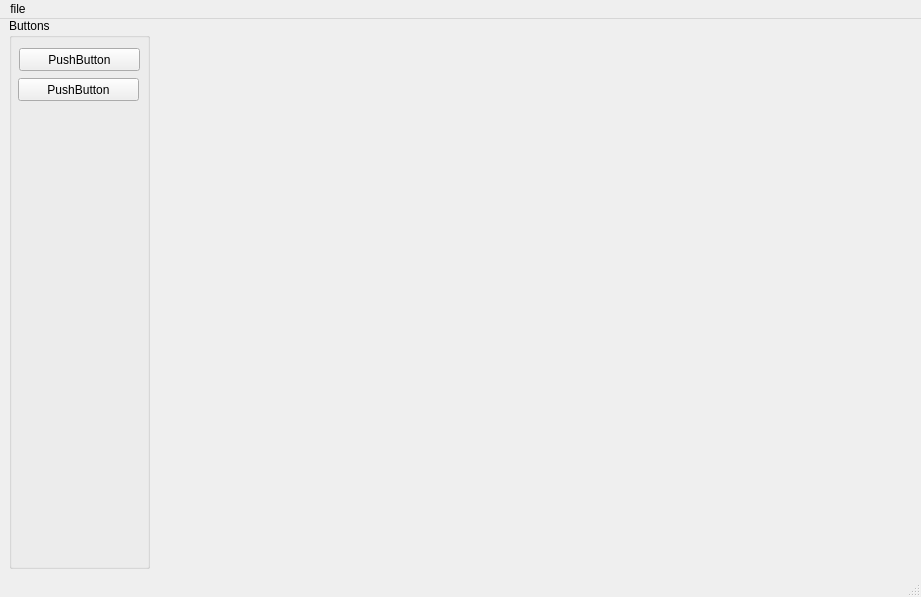
<?xml version="1.0" encoding="UTF-8"?>
<ui version="4.0">
 <class>MainWindow</class>
 <widget class="QMainWindow" name="MainWindow">
  <property name="geometry">
   <rect>
    <x>0</x>
    <y>0</y>
    <width>921</width>
    <height>597</height>
   </rect>
  </property>
  <property name="windowTitle">
   <string>CPU Monitor</string>
  </property>
  <widget class="QWidget" name="centralwidget">
   <widget class="QWidget" name="verticalLayoutWidget">
    <property name="geometry">
     <rect>
      <x>170</x>
      <y>0</y>
      <width>751</width>
      <height>551</height>
     </rect>
    </property>
    <layout class="QVBoxLayout" name="verticalLayout"/>
   </widget>
   <widget class="QGroupBox" name="groupBox_2">
    <property name="geometry">
     <rect>
      <x>9</x>
      <y>-1</y>
      <width>141</width>
      <height>551</height>
     </rect>
    </property>
    <property name="title">
     <string>Buttons</string>
    </property>
    <widget class="QPushButton" name="pushButton">
     <property name="geometry">
      <rect>
       <x>10</x>
       <y>30</y>
       <width>121</width>
       <height>23</height>
      </rect>
     </property>
     <property name="text">
      <string>PushButton</string>
     </property>
    </widget>
    <widget class="QPushButton" name="pushButton_2">
     <property name="geometry">
      <rect>
       <x>9</x>
       <y>60</y>
       <width>121</width>
       <height>23</height>
      </rect>
     </property>
     <property name="text">
      <string>PushButton</string>
     </property>
    </widget>
   </widget>
  </widget>
  <widget class="QStatusBar" name="statusbar"/>
  <widget class="QMenuBar" name="menuBar">
   <property name="geometry">
    <rect>
     <x>0</x>
     <y>0</y>
     <width>921</width>
     <height>20</height>
    </rect>
   </property>
   <widget class="QMenu" name="menufile">
    <property name="title">
     <string>file</string>
    </property>
   </widget>
   <addaction name="menufile"/>
  </widget>
 </widget>
 <resources/>
 <connections/>
</ui>
